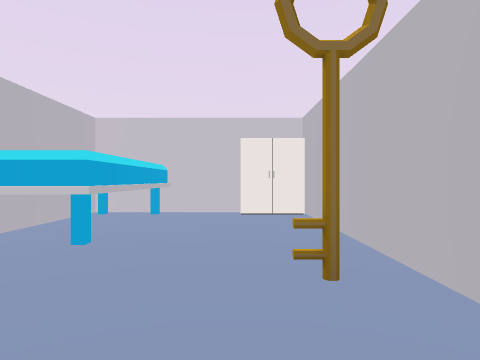
[1] (above)

19 first-person views from a walk through a scene from a Unity 3-D project. The camera is 1.5 m above the floor, looks level and sees 75° across. The floor is counted in squares, 2 m on a side. Each view is taken from the middle of a square. On the plan, view 1 faces up. The plan holds only what a view shows up to about 10 squares ahead; the rest is blank. The player character is not drawn.

[2]
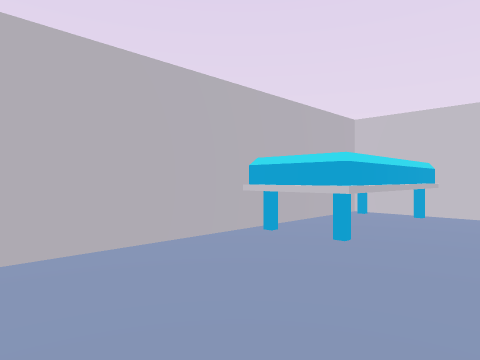

[3]
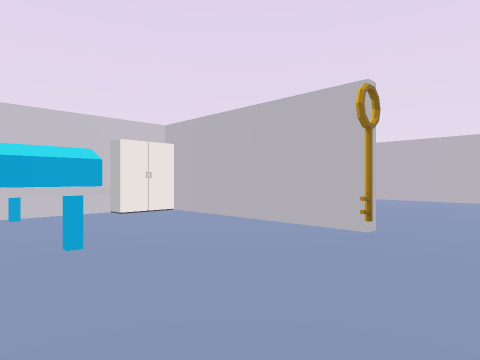

[4]
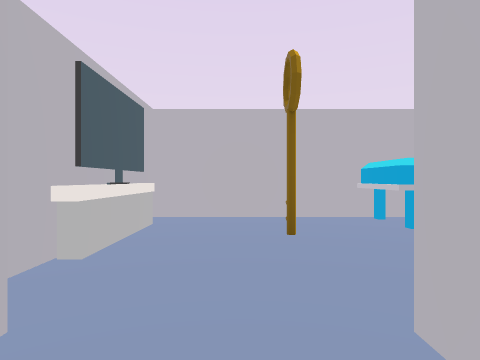

[5]
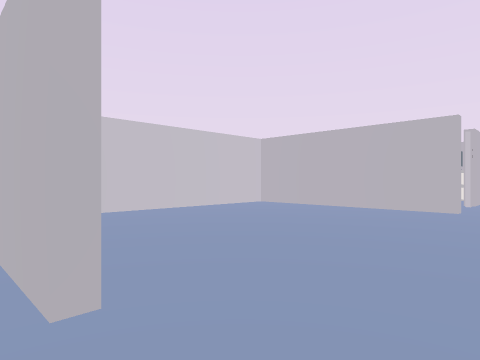

[6]
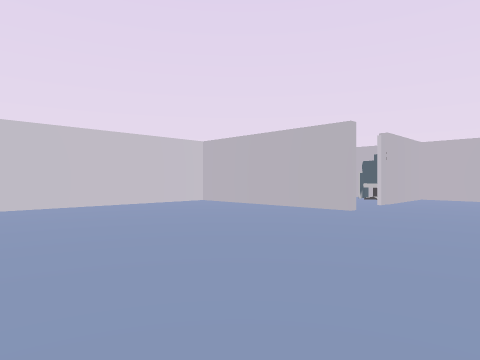

[7]
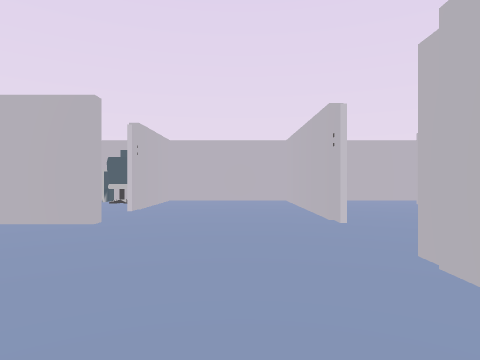

[8]
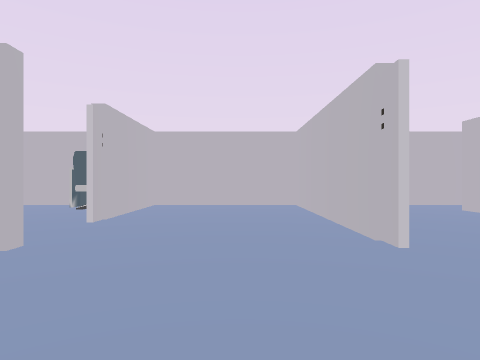

[9]
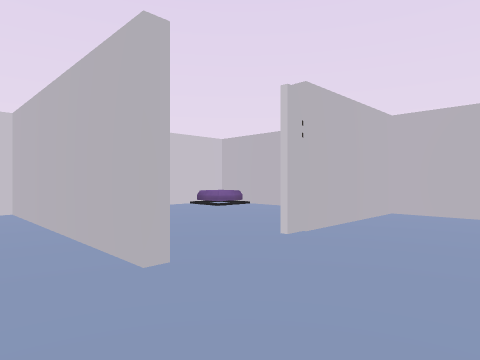

[10]
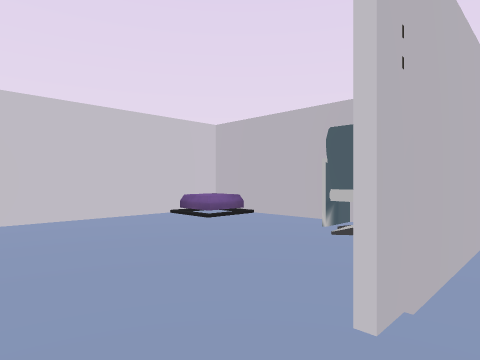

[11]
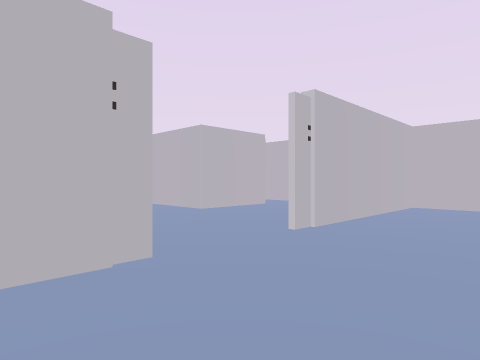

[12]
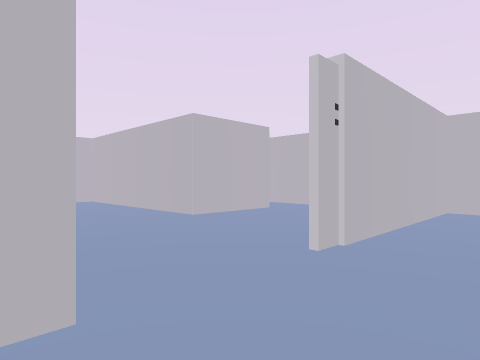

[13]
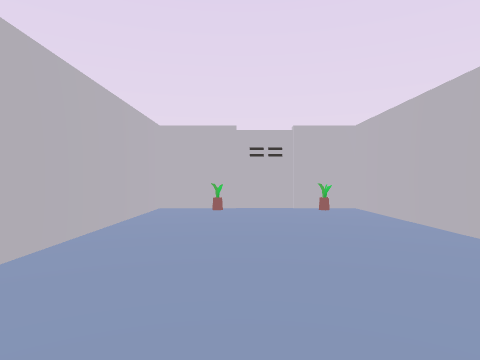

[14]
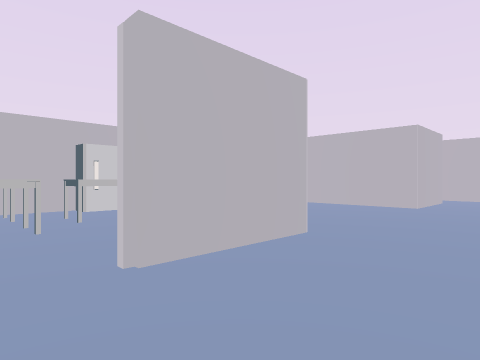

[15]
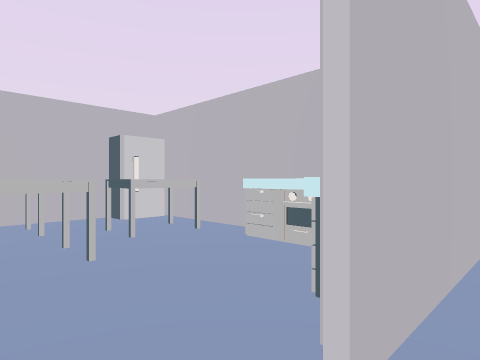

[16]
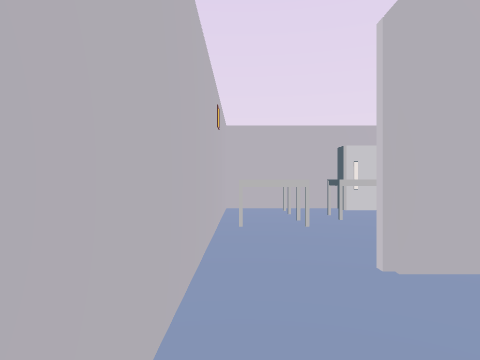

[17]
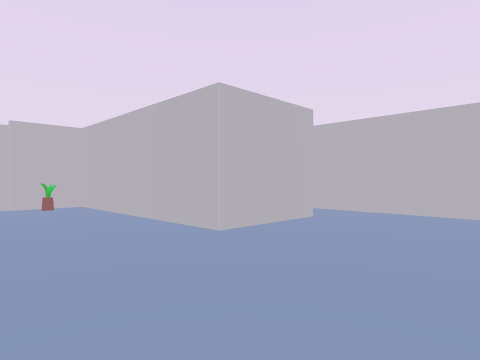

[18]
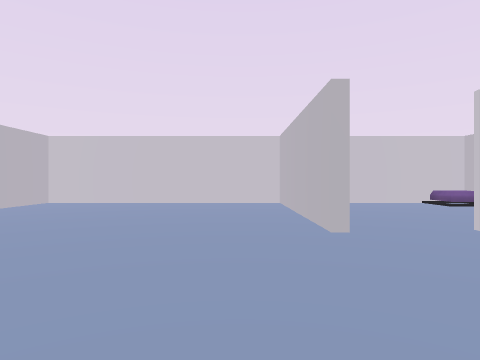

[19]
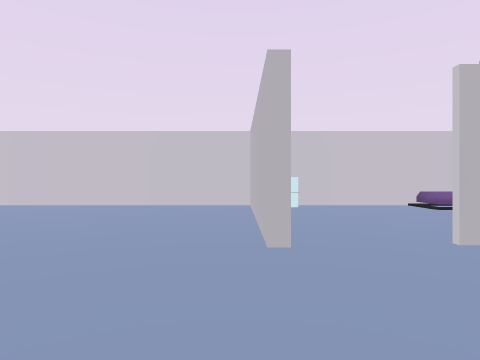

### Floor plan
Points are (right, up) in squares from view 1. A wall is a line through its corners. A room is listed if a view was taken in it or the views show most of it. See-through windows are left out.
Room 1 (views 1, 2, 3)
walls: (-3.4, 3.5) (-3.4, -0.8) (-1.6, -0.8); (1.5, 1.8) (1.5, 6.5); (-2.5, -0.5) (0.1, -0.5); (-1.5, -0.8) (0.6, -0.8); (0.1, 7.3) (-1.4, 7.3)
ways out: opening at (1.5, 0.5) to room 2
objects: other object (-3, 4) to (-2, 7); key (0, 1)
Room 2 (views 4, 5, 6, 7, 8, 9, 10, 11, 12, 19)
walls: (9.3, 1.4) (9.3, 6.4); (9.4, -2.7) (15.4, -2.7) (15.4, 1.5); (9.2, 7.3) (1.9, 7.3); (1.7, -1.1) (1.7, -2.7) (7.1, -2.7); (1.7, 6.4) (1.7, 5.1); (14.5, 1.5) (11.5, 1.5)
ways out: opening at (1.5, 0.5) to room 1; opening at (8.5, -3) to room 3; opening at (11, 2)
objects: other object (1, 7); other object (10, 7)
Room 3 (views 13, 14, 15, 16, 17, 18)
walls: (12.5, -6.5) (13.9, -6.5); (11.4, -9.4) (11.4, -11.9); (15.4, -8.2) (15.4, -4.4); (12.5, -12.3) (15.4, -12.3); (3.4, -6.5) (5.9, -6.5) (5.9, -12.3) (11.1, -12.3) (11.1, -9.1); (1.7, -3.9) (1.7, -7.5)
ways out: opening at (8.5, -3) to room 2; opening at (3, -7)
objects: other object (7, -12); other object (10, -12); other object (12, -12); other object (12, -11) to (13, -10); other object (12, -9) to (12, -7); other object (14, -11) to (15, -11); other object (14, -10) to (15, -9)

Positions as (right, up) in squares from view 1, and headings:
1: (0, 0), facing up
2: (0, 0), facing up-left
3: (-3, 0), facing up-right
4: (3, 1), facing left
5: (1, 0), facing up-right
6: (2, -2), facing up-right
7: (4, -1), facing right
8: (6, -1), facing right
9: (8, -1), facing up-right
10: (10, 1), facing up-right
11: (11, 0), facing down-left
12: (10, -1), facing down-left
13: (9, -4), facing down
14: (15, -4), facing down-left
15: (15, -6), facing down-left
16: (15, -4), facing down
17: (9, -3), facing down-left
18: (8, -3), facing up
19: (9, -2), facing up
